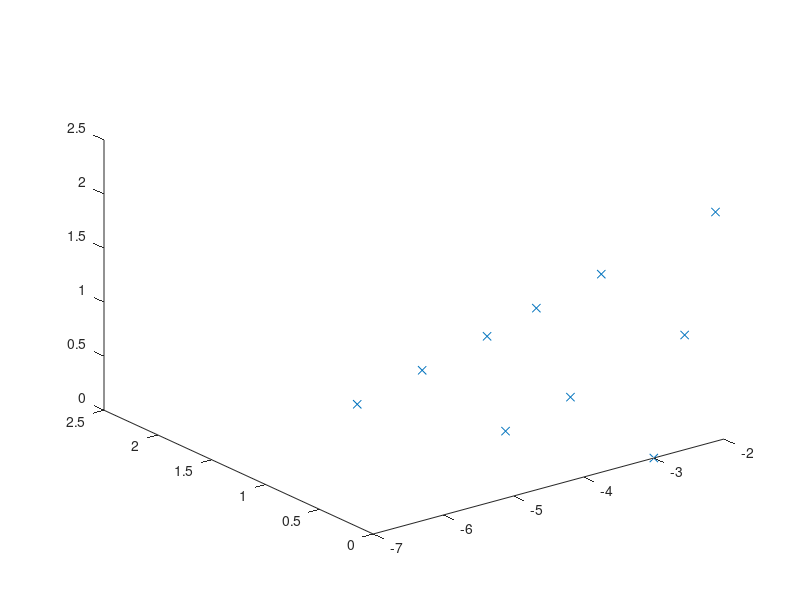
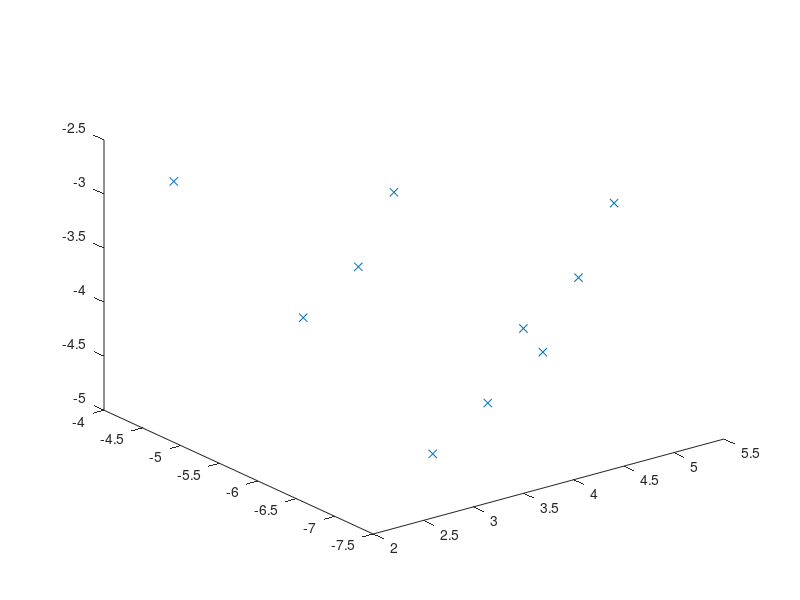
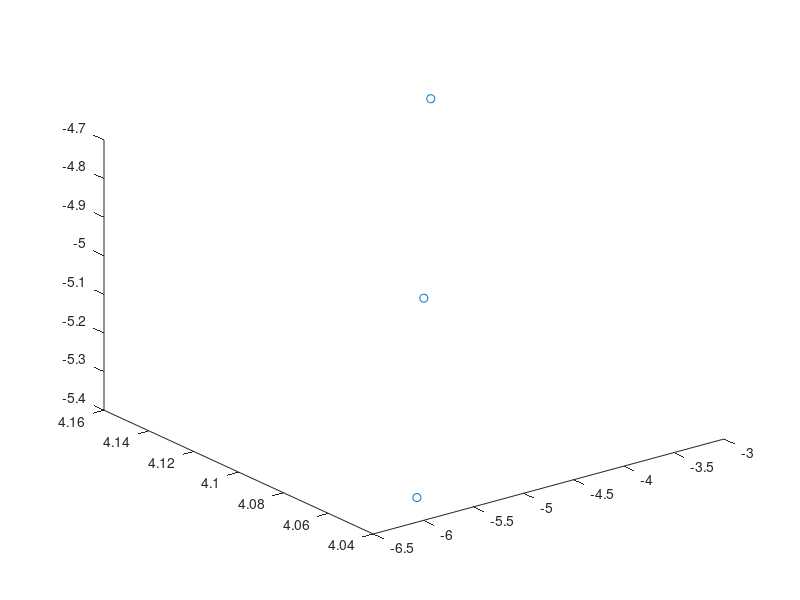

MATLAB code to generate these figures, in order:
clear all;
close all;

point(1,:)=[-2.12132,0,  2.12132]
point(2,:)=[-6.13468, 0.712047, 0.721776]
point(3,:)=[-2.12132,  2.12132,        0]
point(4,:)=[      -3,        0,        0]
point(5,:)=[  -4.128, 0.356023,  1.42155]
point(6,:)=[  -4.128,  1.41668, 0.360888]
point(7,:)=[-2.12132,  1.06066,  1.06066]
point(8,:)=[-2.56066,        0,  1.06066]
point(9,:)=[-4.56734, 0.356023, 0.360888]
point(10,:)=[-2.56066,  1.06066,        0]

figure;
plot3(point(:,1),point(:,2),point(:,3),'x')



point(1,:)=[2.77394, -7.26539, -4.52983]
point(2,:)=[4.56624, -7.28784, -2.65269]
point(3,:)=[5.40266, -5.27191, -4.90084]
point(4,:)=[2.44423, -4.32818, -2.88783]
point(5,:)=[ 3.67009, -7.27662, -3.59126]
point(6,:)=[ 4.98445, -6.27988, -3.77677]
point(7,:)=[4.0883, -6.26865, -4.71533]
point(8,:)=[2.60908, -5.79679, -3.70883]
point(9,:)=[3.50524, -5.80801, -2.77026]
point(10,:)=[3.92345, -4.80005, -3.89434]

figure;
plot3(point(:,1),point(:,2),point(:,3),'x')


a(1,:)=[-6.00513,  4.04263, -5.34748]

a(2,:)=[ -4.7201,  4.09695,  -5.0664]

a(3,:)=[-3.43508,  4.15128, -4.78532]

figure;
plot3(a(:,1),a(:,2),a(:,3),'o')

